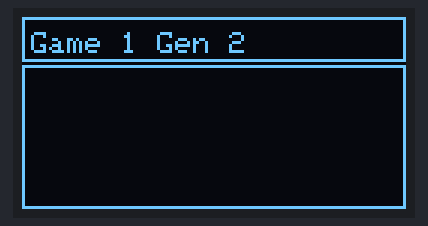
This sketch was run on a simulated Arduino Uno, built with avr-gcc and run on an emulated ATmega328P. Shown: 128×64 one-colour display.

Above: at 0.32 s.
At 5.19 s:
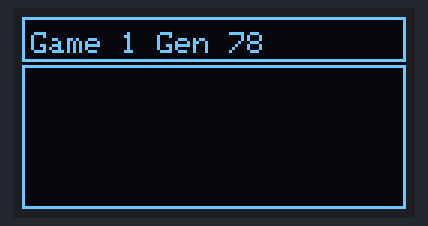
At 10.2 s:
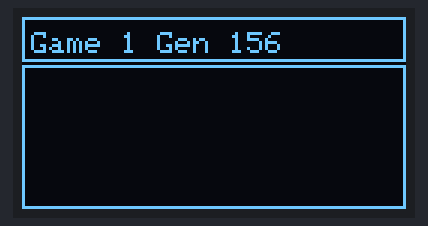
At 20.09 s:
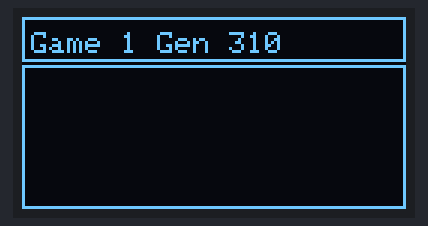
At 29.97 s:
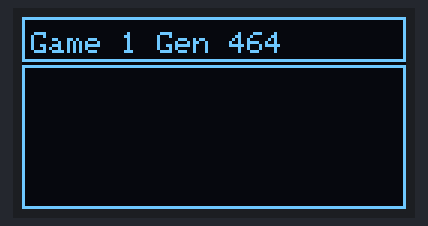
At 39.86 s:
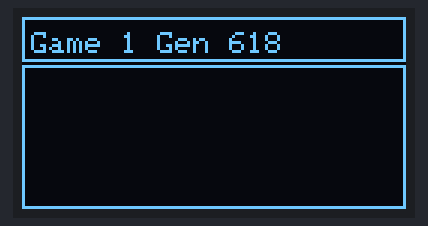

The sketch:

OLED_GoL.ino
```cpp
/*
Schematics:
GND -> GND
VCC -> 3.5V
SCL -> A5
    \_ 1Kohm -> 3.5V
SDA -> A4
    \_ 1Kohm -> 3.5V
*/

#include <Adafruit_GFX.h>  // Include core graphics library for the display
#include <Adafruit_SSD1306.h>  // Include Adafruit_SSD1306 library to drive the display

Adafruit_SSD1306 display(128, 64);  // Create display

void setup(){
  delay(100);  // This delay is needed to let the display to initialize
  display.begin(SSD1306_SWITCHCAPVCC, 0x3C);  // Initialize display with the I2C address of 0x3C
  display.clearDisplay();  // Clear the buffer
  display.setTextColor(WHITE);  // Set color of the text
  display.setRotation(0);  // Set orientation. Goes from 0, 1, 2 or 3
  display.setTextWrap(false);  // By default, long lines of text are set to automatically “wrap” back to the leftmost column.
                               // To override this behavior (so text will run off the right side of the display - useful for
                               // scrolling marquee effects), use setTextWrap(false). The normal wrapping behavior is restored
                               // with setTextWrap(true).
  display.dim(1);  //Set brightness (0 is maximun and 1 is a little dim)

}  // End of setup

void loop(){
  increment();
  display.clearDisplay();  // Clear the display so we can refresh
  display.setTextSize(0);  // Set text size. We are using a custom font so you should always use the text size of 0

  drawHeader();

  display.drawRect(0, 16, 128, (64-15-1), WHITE);
  display.display();  // Print everything we set previously

}  // End of loop
```

header.ino
```cpp
/*
Schematics:
GND -> GND
VCC -> 3.5V
SCL -> A5
    \_ 1Kohm -> 3.5V
SDA -> A4
    \_ 1Kohm -> 3.5V
*/

#include <Adafruit_SSD1306.h>  // Include Adafruit_SSD1306 library to drive the display

int game = 1;  // Create a variable to have something dynamic to show on the display
int generation = 0;

int getGame(){
  return game;
}

int getGen(){
  return generation;
}

void increment(){
  generation++;
  delay(50);
  if(generation > 999){
    generation = 1;
    game++;
  }
}

void drawHeader(){
  generation++;
  delay(50);
  if(generation > 999){
    generation = 1;
    game++;
  }

  // Print text:
  display.setCursor(3, 5);  // (x,y)
  String gameStr = String(game);
  String genStr = String(generation);
  String str = ("Game " + gameStr + " Gen " + genStr);
  display.println(str);

  // draw header border
  display.drawRect(0, 0, 128, 15, WHITE);
}
```
